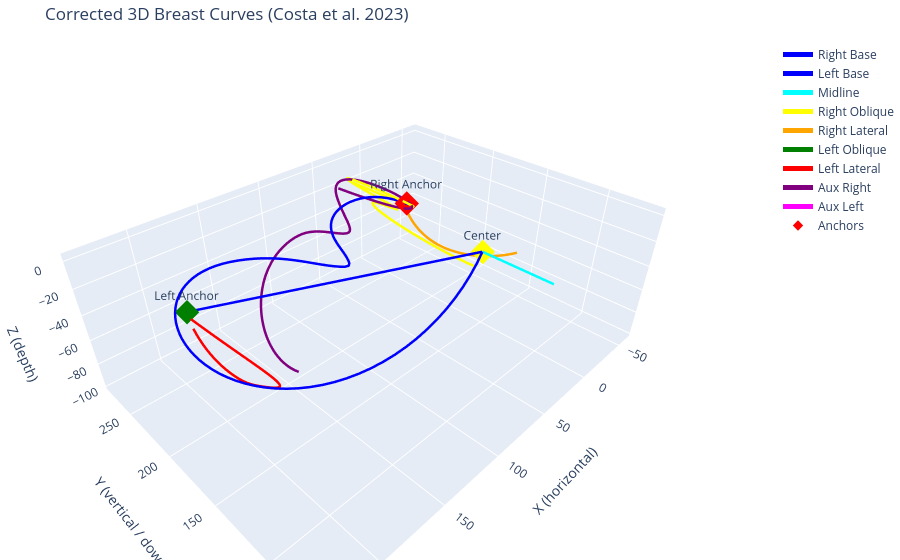

Notebook source saved alongside this figure:
### Markdown cell above
### Phase 3: B-Spline Smoothing & Visualization

### Code cell
def fit_bspline(pts_3d, degree=3, n_eval=100):
    if len(pts_3d) < degree + 1:
        return pts_3d
    
    # Subsample to smooth out noise
    if len(pts_3d) > 100:
        idx = np.linspace(0, len(pts_3d)-1, 100, dtype=int)
        pts_3d = pts_3d[idx]
        
    tck, u = splprep([pts_3d[:,0], pts_3d[:,1], pts_3d[:,2]], s=len(pts_3d)*2)
    u_new = np.linspace(0, 1, n_eval)
    x, y, z = splev(u_new, tck)
    return np.column_stack((x, y, z))

smooth_curves = [fit_bspline(c) for c in curves_3d]

fig = go.Figure()
colors = ['blue', 'blue', 'cyan', 'yellow', 'orange', 'green', 'red', 'purple', 'magenta']
names = ['Right Base', 'Left Base', 'Midline', 'Right Oblique', 'Right Lateral', 'Left Oblique', 'Left Lateral', 'Aux Right', 'Aux Left']

for i, c in enumerate(smooth_curves):
    name = names[i] if i < len(names) else f"Curve {i+1}"
    color = colors[i] if i < len(colors) else 'black'
    fig.add_trace(go.Scatter3d(
        x=c[:, 0], y=c[:, 1], z=c[:, 2],
        mode='lines',
        line=dict(width=5, color=color),
        name=name
    ))

# Plot anchors
img_0 = cv2.imread(patient_views[0.0], 0)
c0 = extract_relevant_edge(img_0, 0.0)
p_left, p_center, p_right = get_keypoints(c0, 0.0)

fig.add_trace(go.Scatter3d(
    x=[p_left[0], p_center[0], p_right[0]],
    y=[p_left[1], p_center[1], p_right[1]],
    z=[0, 0, 0],
    mode='markers+text',
    marker=dict(size=8, color=['red', 'yellow', 'green'], symbol='diamond'),
    text=['Right Anchor', 'Center', 'Left Anchor'],
    textposition='top center',
    name='Anchors'
))

# Note: plotly Y axis points UP by default, so we reverse it to match image coords
fig.update_layout(
    scene=dict(
        xaxis_title='X (horizontal)',
        yaxis_title='Y (vertical / down)',
        zaxis_title='Z (depth)',
        yaxis=dict(autorange='reversed')
    ),
    title="Corrected 3D Breast Curves (Costa et al. 2023)",
    margin=dict(l=0, r=0, b=0, t=40)
)
fig.show()
